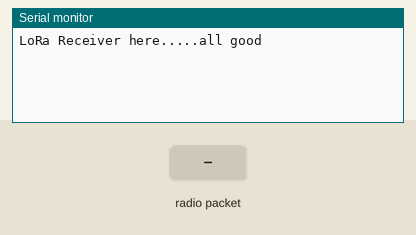
Recording of a sketch running on a simulated ESP32. On the bench: the last lines printed to the serial monitor. The test bench sets the inputs (shaded band). No radio packets arrive unless stated.

Above: at 1.2 s.
1.3 s: radio packet "1" arrives
At 3.3 s:
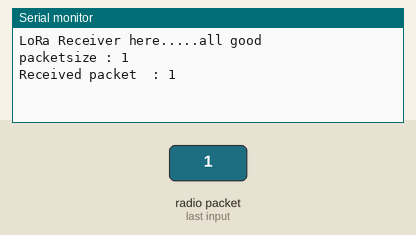
3.8 s: radio packet "0" arrives
At 4.4 s:
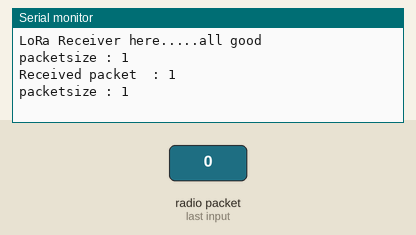
5.3 s: radio packet "2" arrives
At 7.6 s:
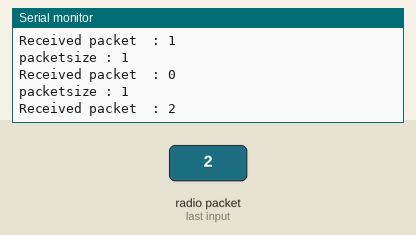

Measured:
- after the input at 1.3 s, the serial monitor: prints a new line at once (image 1)
- after the input at 5.3 s, the serial monitor: prints a new line after 1.0 s (image 3)

The sketch:

Receiver5_1.ino
```cpp
#include <SPI.h>
#include <LoRa.h>

#define ss 10
#define rst 9
#define dio0 2

String LoRaMessage = "";
int voltage;
int offset = 0;
char mot;
static String recdata;


void setup() {
  Serial.begin(9600);
  while (!Serial);

  Serial.print("LoRa Receiver here.....");
  LoRa.setPins(ss, rst, dio0);

  if (!LoRa.begin(433E6)) {
    Serial.println("Starting LoRa failed!");
    while (1);
  }
  else Serial.println("all good");
}

void loop() {
    getdata();

    if (recdata == "on\n"){
       sendReadings();
      delay(200);
    }

    else if (recdata == "off\n")  Serial.println("Motor off");

}


void getdata(){
    int packetSize = LoRa.parsePacket();
    if (packetSize) {
      Serial.print("packetsize : ");
      Serial.println(packetSize);
    // read packet
    while (LoRa.available()) {
      recdata =  LoRa.readString();
      Serial.print("Received packet  : ");
      Serial.println(recdata);

    }
  }
}


void VoltageCheck(){
  int volt = analogRead(35);
  voltage = map(volt, 0, 4095, 0, 2500) + offset;
  voltage /= 100;
   }

void motor(){
  mot = Serial.print("Motor is on");
  }

void sendReadings() {
  LoRaMessage = String(voltage) + "/" + String(mot) + "&";
  LoRa.beginPacket();
  LoRa.println(LoRaMessage);
  LoRa.endPacket();}
```
